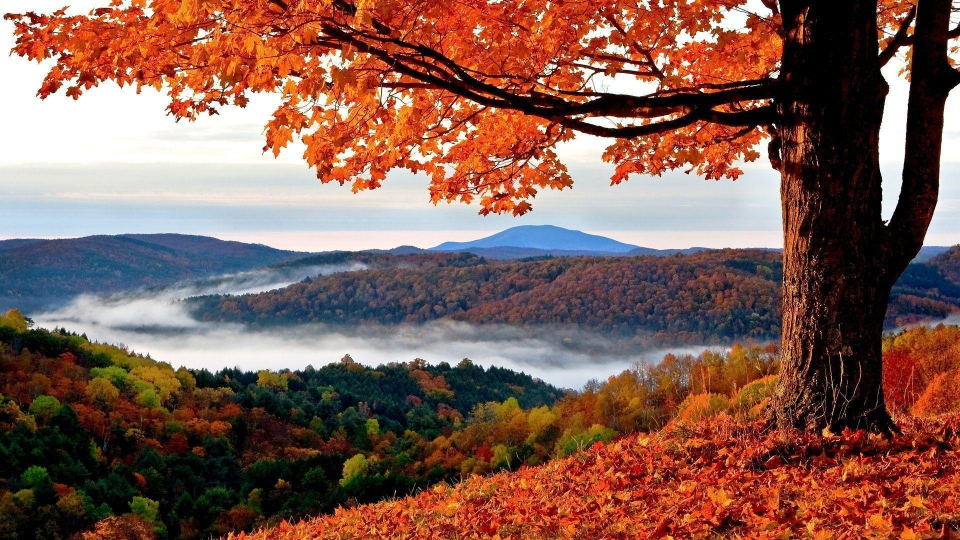
#> input picture OpenCV/Photos/aut1.jpg, 1920 x 1080 px (shown at 1/2 size)
$ python splitmerge.py
#> lines starting #> are read from the running program, lines starting #| are printed output that depends on the picture
import cv2 as cv
import numpy as np

img = cv.imread('Photos/aut1.jpg')
#> img is the input picture: shape (1080, 1920, 3); mean B, G, R 83.1, 93.6, 130
img = cv.resize(img, (img.shape[1]//4, img.shape[0]//4))
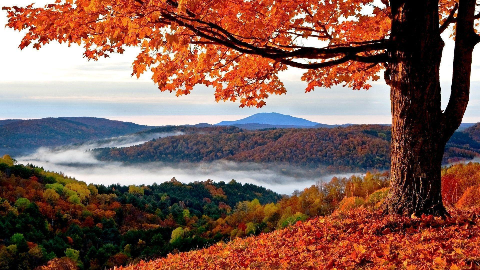
#> img: shape (270, 480, 3); mean B, G, R 83.2, 93.8, 130.2
cv.imshow('Autumn', img)

blank = np.zeros(img.shape[:2], dtype='uint8')

b, g, r = cv.split(img)
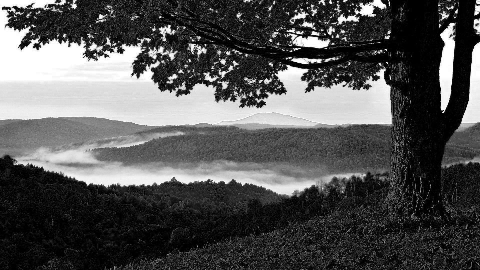
#> b: shape (270, 480); min 0, max 255, mean 83.2
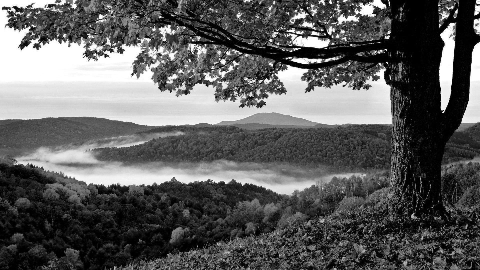
#> g: shape (270, 480); min 0, max 255, mean 93.8
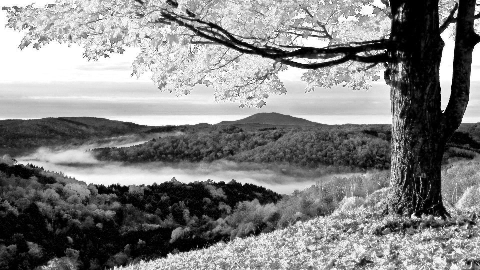
#> r: shape (270, 480); min 0, max 255, mean 130.2

blue = cv.merge([b, blank, blank])
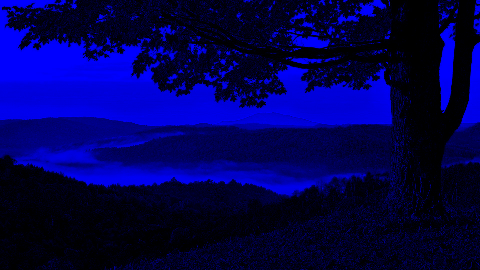
#> blue: shape (270, 480, 3); mean of channels 0, 1, 2 83.2, 0, 0; drawn as B, G, R
green = cv.merge([blank, g, blank])
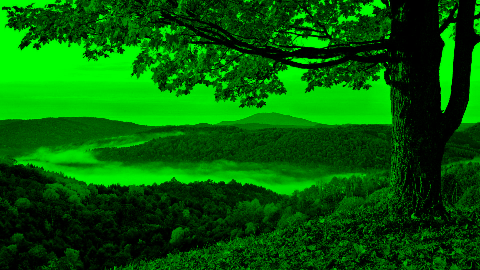
#> green: shape (270, 480, 3); mean of channels 0, 1, 2 0, 93.8, 0; drawn as B, G, R
red = cv.merge([blank, blank, r])
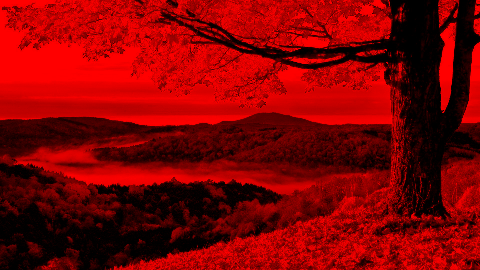
#> red: shape (270, 480, 3); mean of channels 0, 1, 2 0, 0, 130.2; drawn as B, G, R

cv.imshow('Im Blue', blue)
cv.imshow('Im Green', green)
cv.imshow('Im Red', red)

cv.imshow('Blue', b)
cv.imshow('Green', g)
cv.imshow('Red', r)

print(img.shape)
#| (270, 480, 3)
print(b.shape)
#| (270, 480)
print(g.shape)
#| (270, 480)
print(r.shape)
#| (270, 480)

merged = cv.merge([b, g, r])
cv.imshow('Merged', merged)
cv.waitKey(0)

$ run again, with OpenCV/Photos/cat.jpg copied over OpenCV/Photos/aut1.jpg
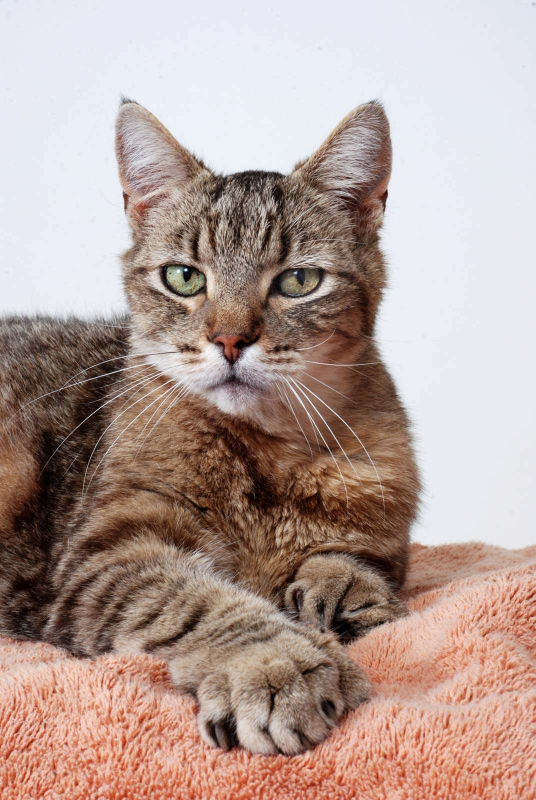
#> input picture OpenCV/Photos/cat.jpg, 1071 x 1600 px (shown at 1/2 size)
#> img is the input picture: shape (1600, 1071, 3); mean B, G, R 152.1, 158.9, 180.2
#> img: shape (400, 267, 3)
#> `green = cv.merge([blank, g, blank])`:
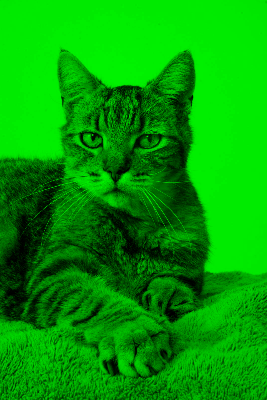
#> green: shape (400, 267, 3); mean of channels 0, 1, 2 0, 158.8, 0; drawn as B, G, R
#> `red = cv.merge([blank, blank, r])`:
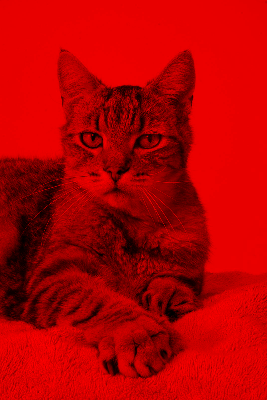
#> red: shape (400, 267, 3); mean of channels 0, 1, 2 0, 0, 180.1; drawn as B, G, R
#| (400, 267, 3)
#| (400, 267)
#| (400, 267)
#| (400, 267)

$ run again, with OpenCV/Photos/cats.jpg copied over OpenCV/Photos/aut1.jpg
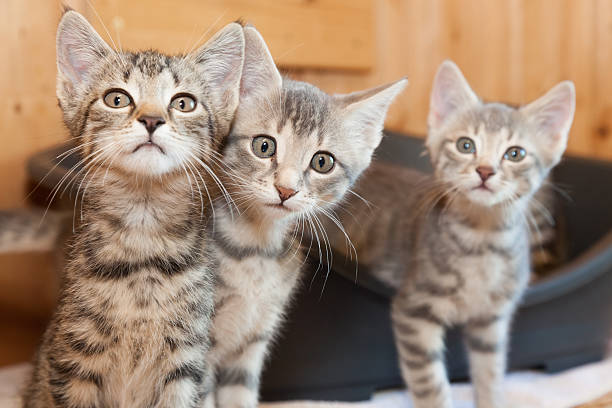
#> input picture OpenCV/Photos/cats.jpg, 612 x 408 px
#> img is the input picture: shape (408, 612, 3); mean B, G, R 114.3, 133.2, 156.8
#> img: shape (102, 153, 3)
#> `green = cv.merge([blank, g, blank])`:
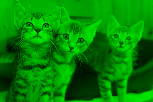
#> green: shape (102, 153, 3); mean of channels 0, 1, 2 0, 133.3, 0; drawn as B, G, R
#> `red = cv.merge([blank, blank, r])`:
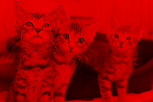
#> red: shape (102, 153, 3); mean of channels 0, 1, 2 0, 0, 157; drawn as B, G, R
#| (102, 153, 3)
#| (102, 153)
#| (102, 153)
#| (102, 153)

$ run again, with OpenCV/Photos/dog.jpg copied over OpenCV/Photos/aut1.jpg
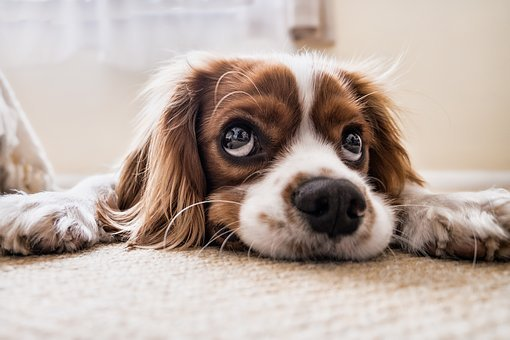
#> input picture OpenCV/Photos/dog.jpg, 510 x 340 px
#> img is the input picture: shape (340, 510, 3); mean B, G, R 162, 170.6, 186.1
#> img: shape (85, 127, 3)
#> `red = cv.merge([blank, blank, r])`:
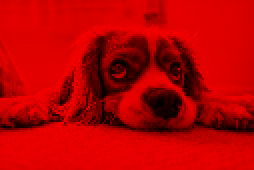
#> red: shape (85, 127, 3) (shown 2 times larger); mean of channels 0, 1, 2 0, 0, 186.2; drawn as B, G, R
#| (85, 127, 3)
#| (85, 127)
#| (85, 127)
#| (85, 127)
